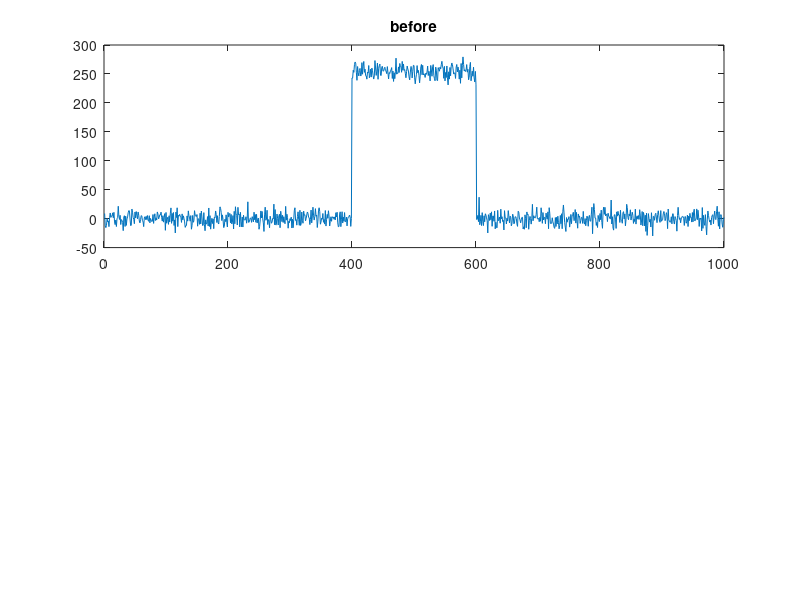

Write MATLAB code to recreate this figure. (Note: this script raises an error after producing the figure.)
%% 1D Isotropic diffusion for image processing
% create top-hat vector to diffuse
u = zeros(1,1000);
u(400:600) = 254;

%%
% Add normal noise with mean 0 and variance 10
u = u + 10.0*randn (size(u));

%%
% Display before image
figure
subplot(2,1,1);
plot(u);
title('before');

%%
% Run diffusion
dt = 0.1;
D = 1;
u = isotropic_diffusion1D(u, dt*D, 1000);

%%
% Display result
subplot(2,1,2);
plot(u);
title('after');

pause;
